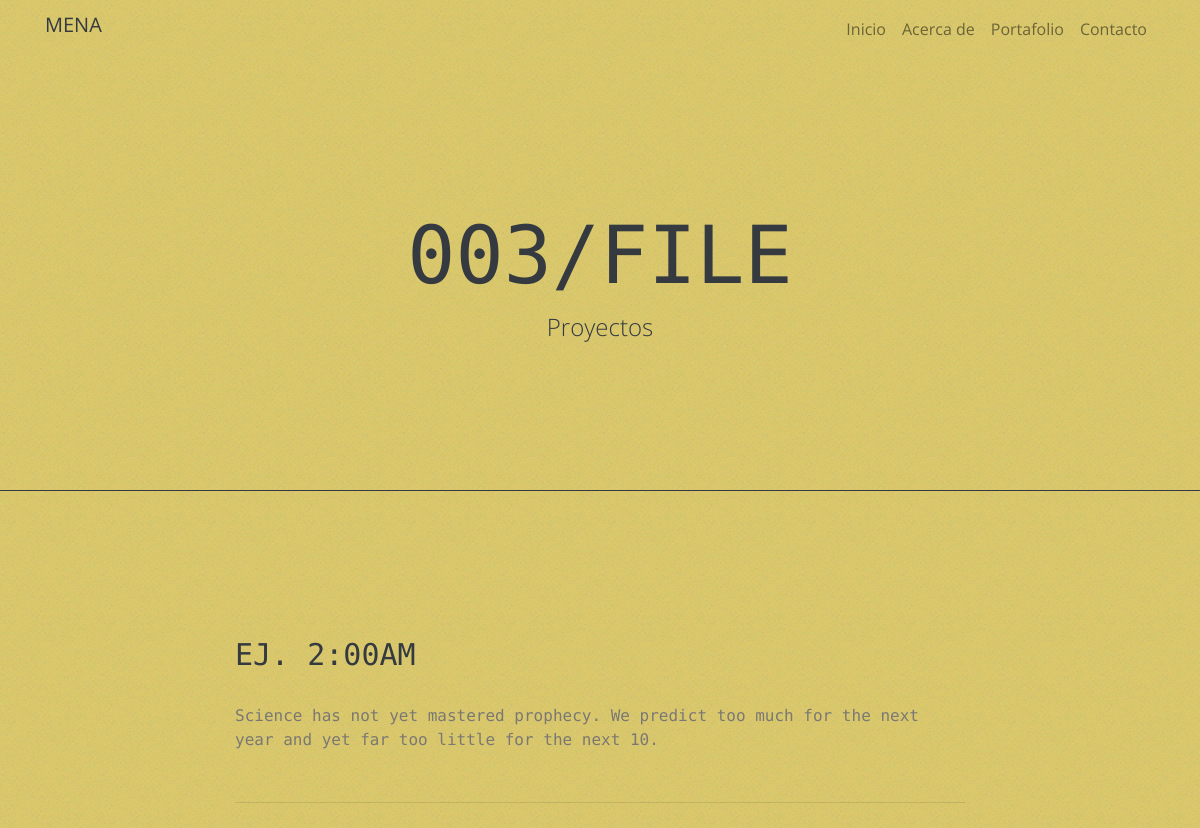
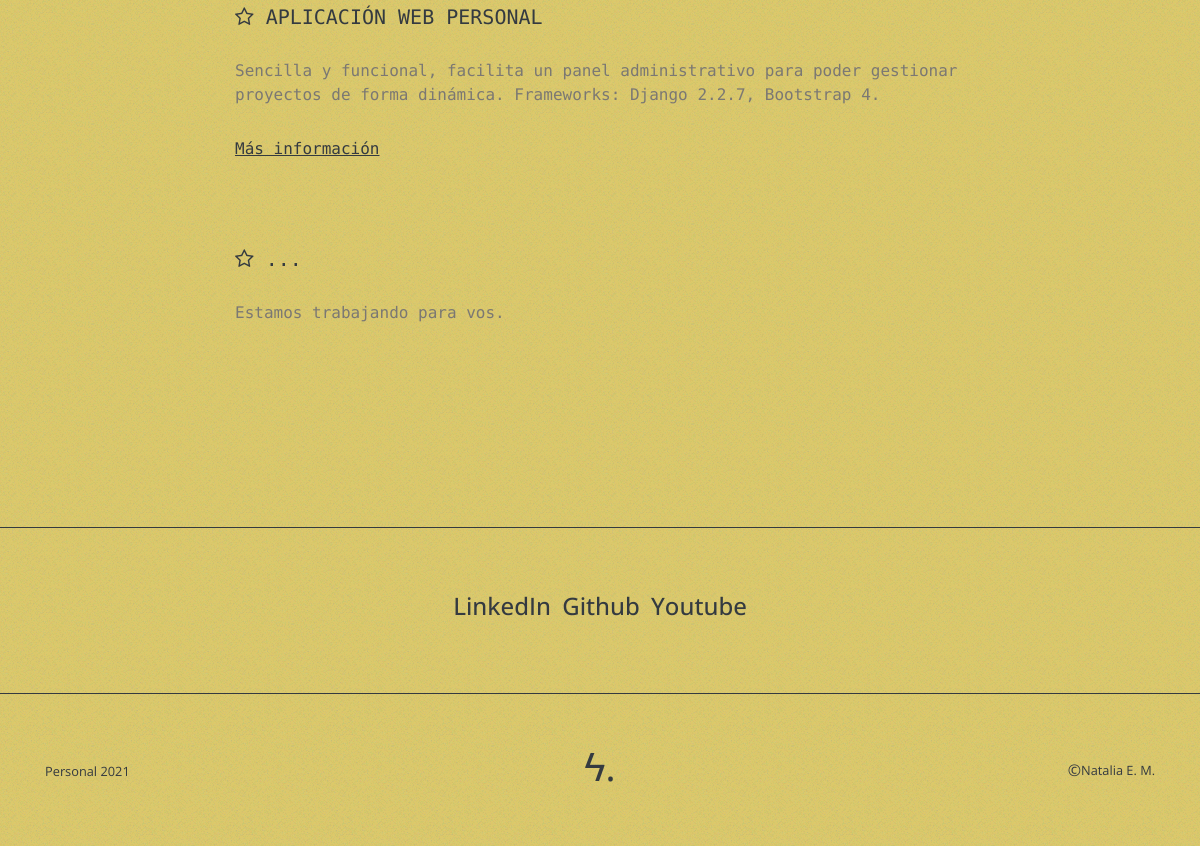
/portfolio/, run on an earlier commit of the app's database (2 pictures, top to bottom).
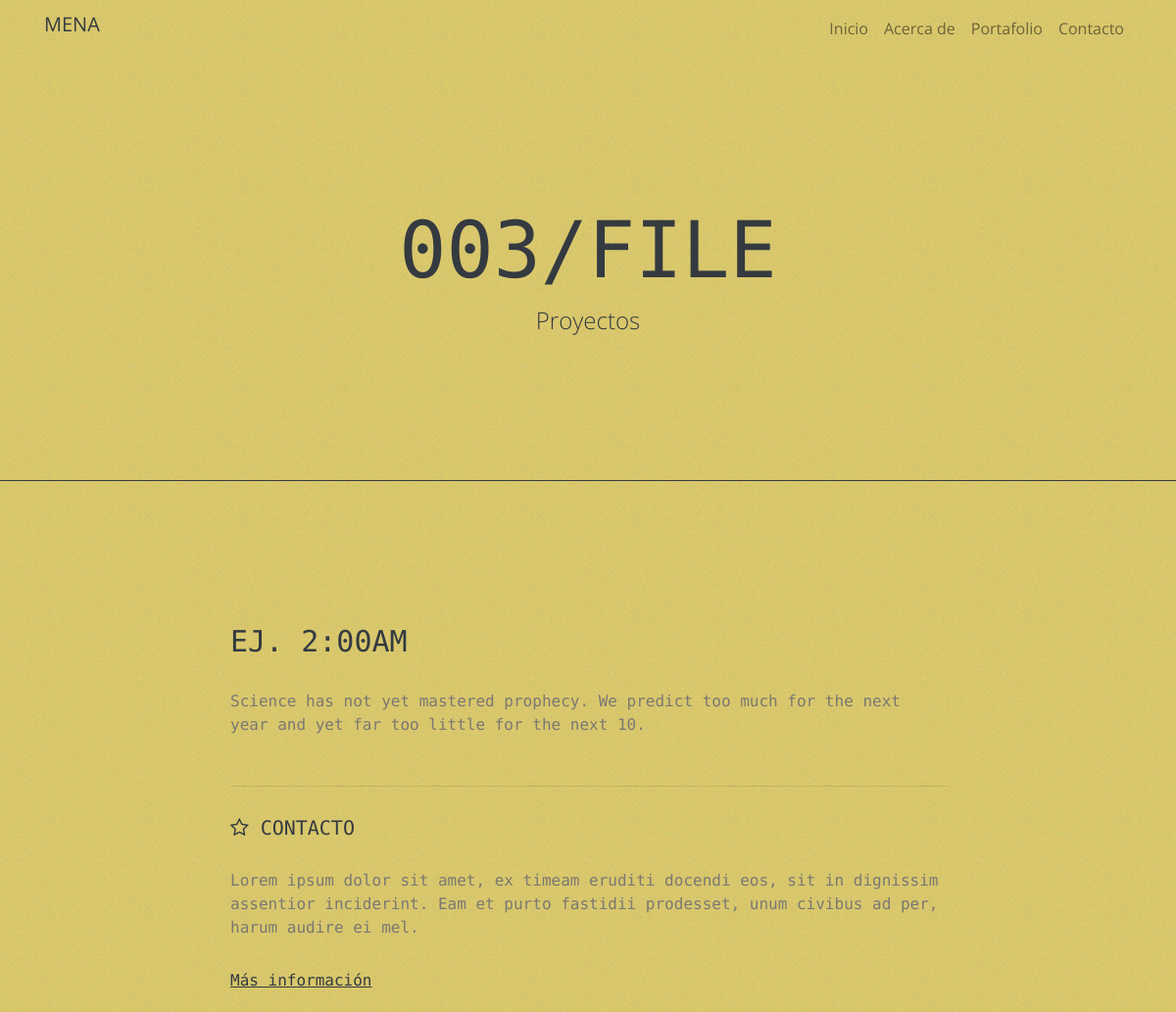
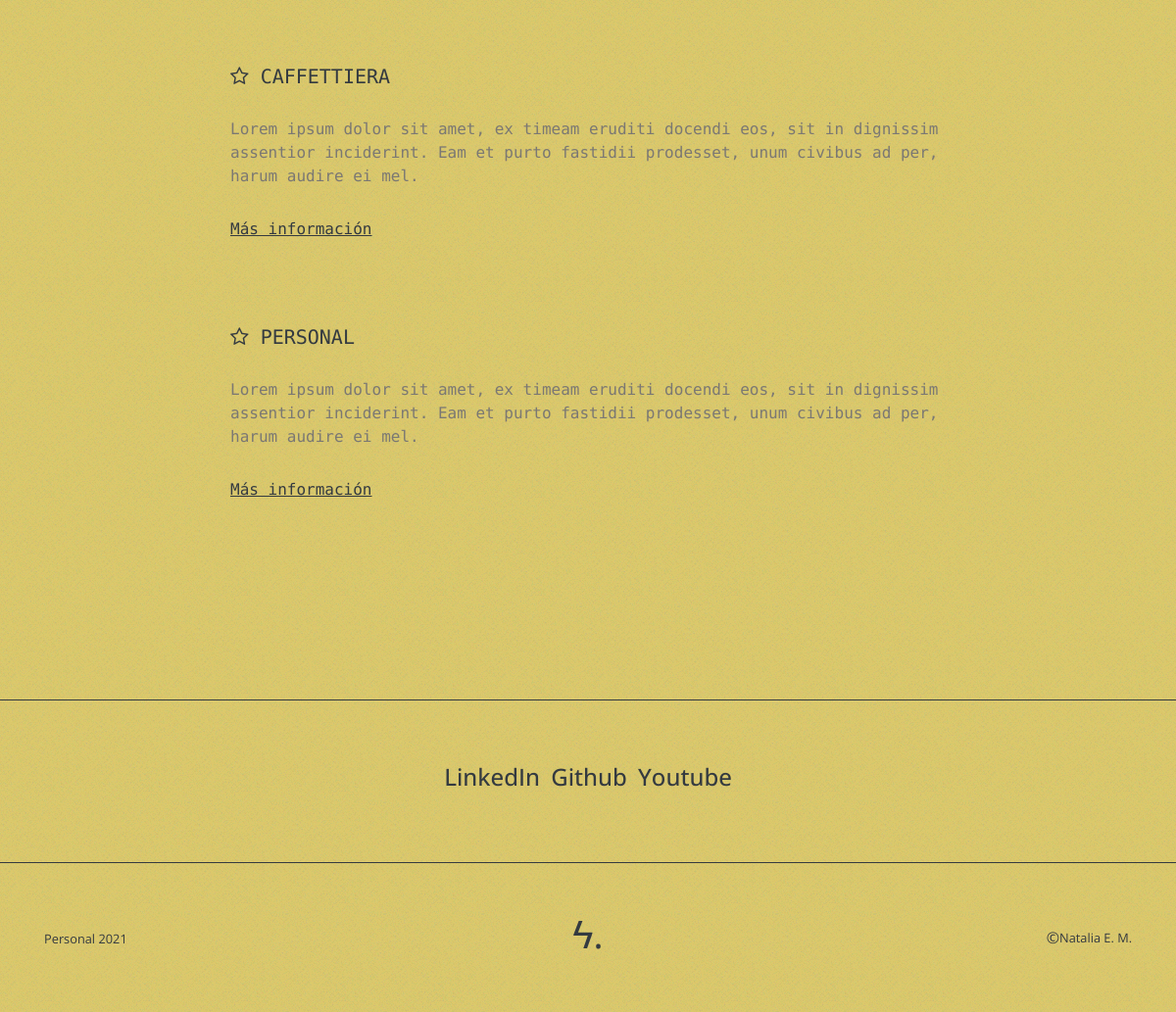
And on a later commit of the database (2 pictures, top to bottom).
### portfolio/models.py (models this page shows, shortened)
class Project(models.Model):
    title = models.CharField(max_length=200, verbose_name="Título")
    description = models.TextField(verbose_name="Descripción")
    image = models.ImageField(upload_to="projects", verbose_name="Imagen")
    link = models.URLField(null=True, blank=True, verbose_name="Dirección Web")
    created = models.DateTimeField(auto_now_add=True, verbose_name="Fecha de creación")
    updated = models.DateTimeField(auto_now=True, verbose_name="Fecha de edición")
    objects = models.Manager()
    class Meta:
        verbose_name = "proyecto"
        verbose_name_plural = "proyectos"
        ordering = ["-created"]

### portfolio/views.py (the view)
# urls.py: path('portfolio/', portfolio_views.portfolio, name='portfolio'),
def portfolio(request):
    projects = Project.objects.all()
    return render(request, "portfolio/portfolio.html",
                    {
                        'projects':projects
                        })

### portfolio/templates/portfolio/portfolio.html (shortened to what this page needs)
{% extends "core/base.html" %}
{% load static %}
{% block headers %}
<h1 class="text-uppercase">003/File</h1>
<span class="subheading">Proyectos</span>
{% endblock %}
{% block content %}
<div class="section">
    <div class="container">
        <div class="row">
            <div class="col-lg-8 col-md-10 mx-auto pb-5">
                <div class="section-heading">
                    <h4 class="text-dark text-uppercase">Ej. 2:00am</h4>
                </div>
                <p>Science has not yet mastered prophecy. We predict too much for the next year and yet far too little for the next 10.</p>
                <div class="section-projects py-1" style="margin: 30px 0;">
                    <hr>
                    {% for project in projects %}
                        <h5 class="text-uppercase mt-30"><i class="fa fa-star-o"></i> {{ project.title }}</h5>
                        <p>{{ project.description }}</p>
                        {% if project.link %}
                            <p><a href="{{ project.link }}">Más información</a></p>
                        {% endif %}
                        <div class="d-flex justify-content-center">
                            <div class="w-50">
                            </div>
                        </div>
                    {% endfor %}
                </div>
            </div>
        </div>
    </div>
</div>
{% endblock %}

### core/templates/core/base.html (shortened to what this page needs)
<!DOCTYPE html>
<html lang="es">
<head>
    {% load static %}
    <link href="{% static 'core/vendor/bootstrap/css/bootstrap.min.css' %}" rel="stylesheet">
    <link href="{% static 'core/vendor/font-awesome/css/font-awesome.min.css' %}" rel="stylesheet" type="text/css">
    <link href="{% static 'core/css/style.css' %}" rel="stylesheet">
</head>
<body>
    <nav class="navbar navbar-expand-lg navbar-light">
        <div class="container">
            <h5 class="text-uppercase">Mena</h5>
            <div class="collapse navbar-collapse" id="navbarResponsive">
                <ul class="navbar-nav ml-auto">
                    <li class="nav-item">
                        <a class="nav-link" href="{% url 'home' %}">Inicio</a>
                    </li>
                    <li class="nav-item">
                        <a class="nav-link" href="{% url 'about' %}">Acerca de</a>
                    </li>
                    <li class="nav-item">
                        <a class="nav-link" href="{% url 'portfolio' %}">Portafolio</a>
                    </li>
                    <li class="nav-item">
                        <a class="nav-link" href="{% url 'contact' %}">Contacto</a>
                    </li>
                </ul>
            </div>
        </div>
    </nav>
    <header class="masthead" style="border-bottom: 1px solid #343a40">
        <div class="container">
            <div class="row">
                <div class="col-lg-8 col-md-10 mx-auto">
                    <div class="site-heading">
                        {% block headers %} {% endblock %}
                    </div>
                </div>
            </div>
        </div>
    </header>
    {% block content %} {% endblock %}
    {% if request.path == "/portfolio/" %}
    <div class="section redes border-top border-bottom">
        <div class="container text-center">
            <div class="row">
                <div class="col-lg-12">
                    <ul class="h4 list-inline">
                        <li class="list-inline-item">LinkedIn</li>
                        <li class="list-inline-item">Github</li>
                        <li class="list-inline-item">Youtube</li>
                    </ul>
                </div>
            </div>
        </div>
    </div>
    {% endif %}
    <footer class=" footer py-5">
        <div class="container">
            <div class="row text-nowrap justify-content-between align-items-center">
                <div class="col-4">
                    <span class="small">Personal {% now 'Y' %}</span>
                </div>
                <div class="justify-content-md-center">
                    <h1 class="text-dark">ϟ.</h1>
                </div>
                <div class="col-4 d-flex justify-content-end align-items-center">
                    &copy; <span class="small">Natalia E. M.</span>
                </div>
            </div>
        </div>
    </footer>
</body>
</html>

### core/static/core/css/style.css (style rules this page uses)
body, header.masthead, .section .navbar, .footer { background-color: rgb(220, 200, 107); background-image: url("../img/bg-texture.png"); font-family: 'Roboto Mono', monospace; font-size: 1rem; font-weight: 400; line-height: 26px; color: #343a40; }
.navbar, .section.redes, .details, .btn, .footer { font-family: 'Open Sans', sans-serif; }
h1, h2, h3, h4, h5, h6 { font-weight: 400; }
h4 { font-size: 30px; line-height: 1.3em; }
p { line-height: 1.5; margin: 30px 0; color: #7b7873; }
p a { text-decoration: underline; }
a { color: #343a40; transition: all 0.2s; }
.section-heading { padding-top: 5rem; }
header.masthead .site-heading { color: #343a40; padding: 150px 0 150px; }
@media only screen and (min-width: 768px) { header.masthead .site-heading { padding: 150px 0; } }
header.masthead .site-heading { text-align: center; }
header.masthead .site-heading h1 { font-size: 50px; margin-top: 0; }
header.masthead .site-heading .subheading { font-family: 'Open Sans', sans-serif; font-size: 24px; font-weight: 300; line-height: 1.1; display: block; margin: 10px 0 0; }
@media only screen and (min-width: 768px) { header.masthead .site-heading h1 { font-size: 80px; } }
.section { padding: 4rem 0; }
.border-bottom { border-bottom: 1px solid #343a40; }
.border-top { border-top: 1px solid #343a40; }
.mt-30 { margin-top: 30px !important; }

What changed in the data, as far as the page shows it:
removed Project: title "APLICACIÓN WEB PERSONAL", description "Sencilla y funcional, facilita un panel administrativo para poder gestionar proyectos de forma dinámica. Frameworks: Django 2.2.7, Bootstrap 4."
removed Project: title "...", description "Estamos trabajando para vos."
added Project: title "CONTACTO", description "Lorem ipsum dolor sit amet, ex timeam eruditi docendi eos, sit in dignissim assentior inciderint. Eam et purto fastidii prodesset, unum civibus ad per, harum audire ei mel."
added Project: title "CAFFETTIERA", description "Lorem ipsum dolor sit amet, ex timeam eruditi docendi eos, sit in dignissim assentior inciderint. Eam et purto fastidii prodesset, unum civibus ad per, harum audire ei mel."
added Project: title "PERSONAL", description "Lorem ipsum dolor sit amet, ex timeam eruditi docendi eos, sit in dignissim assentior inciderint. Eam et purto fastidii prodesset, unum civibus ad per, harum audire ei mel."
